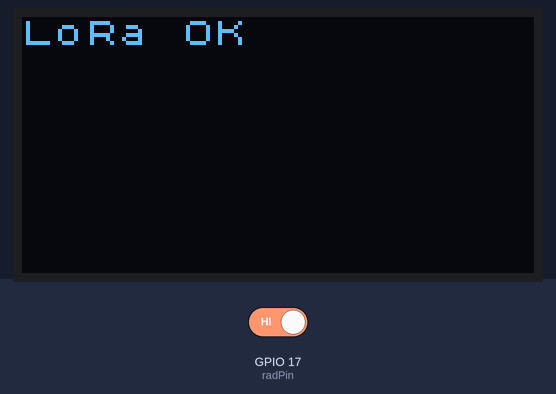
This sketch was run on a simulated ESP32. Parts: 128×64 one-colour display. Inputs (shaded band) come from the test bench; at power-on: GPIO 17 (radPin) HIGH. Random numbers use the default seed unless the sketch sets one; no radio packets arrive unless stated; what the sketch prints to the serial monitor is not drawn.

Above: at 0.1 s.
At 1.09 s:
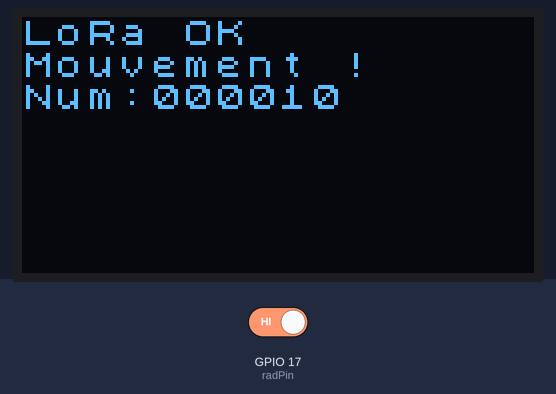
1.4 s: GPIO 17 (radPin) driven LOW
2.9 s: GPIO 17 (radPin) driven HIGH
At 5.52 s:
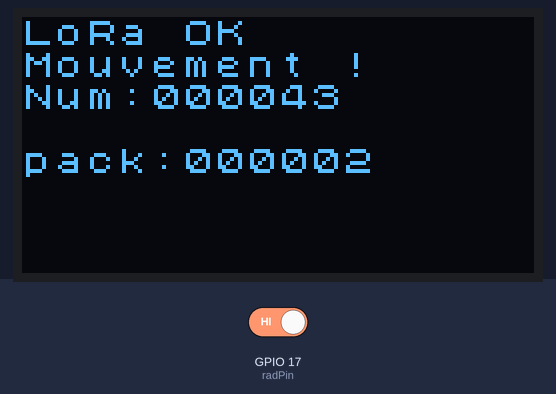

The sketch:

esp32.HT.radar.LoRa.dev.190114.ino
```cpp
#include <SPI.h>
#include <LoRa.h>

#define SCK     5    // GPIO5  -- SX127x's SCK
#define MISO    19   // GPIO19 -- SX127x's MISO
#define MOSI    27   // GPIO27 -- SX127x's MOSI
#define SS      18   // GPIO18 -- SX127x's CS
#define RST     14   // GPIO14 -- SX127x's RESET
#define DI0     26   // GPIO26 -- SX127x's IRQ(Interrupt Request)

#define freq    434E6  //you can set band here directly,e.g. 868E6,915E6
int  sf=8;
int sb=125E3;       // set the signal bandwidth; 125KHz,[250KHz,500Kz]
uint8_t sw=0xF3;

#include <U8x8lib.h>  // bibliothèque à charger a partir de
// the OLED used
U8X8_SSD1306_128X64_NONAME_SW_I2C u8x8(15, 4, 16); // data, clock,

int radPin = 17, val;
unsigned long start;

char dbuff[32];
int mc=0;
int count=0;

SemaphoreHandle_t xMutex;
QueueHandle_t queue;

union
  {
    uint8_t frame[8];
    struct
      {
        uint8_t head[4];
        uint32_t numb;
      } data;
  } pack;

int pcount=0;
void taskSend( void * parameter)
{
  char dbuf[32]; int element=0;
  const TickType_t xDelay = 2000 / portTICK_PERIOD_MS; // portTICK_PERIOD is 1 ms
  while(1)
  {
  //xQueueReceive(queue, &element, portMAX_DELAY);
  if(count>0)
    {
      pcount++;

      LoRa.beginPacket();
      pack.data.head[0]=0xff;pack.data.head[1]=0x01;  // dest, source
      pack.data.head[2]=0x01;pack.data.head[3]=0x04;  // type, length
      pack.data.numb= (uint32_t)count;
      LoRa.write(pack.frame,pack.data.head[3]+4);
      LoRa.endPacket();
      xSemaphoreTake( xMutex, portMAX_DELAY );
      sprintf(dbuf,"pack:%6.6d",pcount);
      u8x8.drawString(0,4,dbuf);
      xSemaphoreGive( xMutex );
    }
  vTaskDelay(random(xDelay)+100);
  }
}

void setup() {
  // put your setup code here, to run once:
pinMode(17,INPUT);
Serial.begin(9600);
  u8x8.begin();  // initialize OLED
  u8x8.setFont(u8x8_font_chroma48medium8_r);
  u8x8.clear();
Serial.println();
  SPI.begin(SCK,MISO,MOSI,SS);
  LoRa.setPins(SS,RST,DI0);
  if (!LoRa.begin(434E6)) {
    Serial.println("Starting LoRa failed!");
    while (1);
  }
  Serial.println("Starting LoRa OK!");
  u8x8.drawString(0,0,"LoRa OK");
  LoRa.setSpreadingFactor(sf);
  LoRa.setSignalBandwidth(sb);
  LoRa.setSyncWord(sw);

  queue = xQueueCreate( 10, sizeof(int));
  xMutex = xSemaphoreCreateMutex();
  delay(100);
    xTaskCreate(
                    taskSend,          /* Task function. */
                    "taskSend",        /* String with name of task. */
                    10000,            /* Stack size in words. */
                    NULL,             /* Parameter passed as input of the task */
                    1,                /* Priority of the task. */
                    NULL);             // task handle

    Serial.println("Task Send created");
start=millis();
}


void loop() {
LoRa.setFrequency(868E6);
delay(20);
val = digitalRead(radPin);
delay(20);
LoRa.setFrequency(434E6);
delay(20);
LoRa.setFrequency(434E6);
if (val == LOW)
{
  count=0;
}
else
{
//  Serial.println("Motion detected  ALARM");
//  Serial.println(millis());
  xSemaphoreTake( xMutex, portMAX_DELAY );
  u8x8.drawString(0,1,"Mouvement !");
  mc++;count++;
  sprintf(dbuff,"Num:%6.6d",mc);
  u8x8.drawString(0,2,dbuff);
//  xQueueReset(queue);
//  xQueueSend(queue,&count,0);
  xSemaphoreGive( xMutex );
  //Serial.println(count);

}
//LoRa.setFrequency(868E6);
delay(20);

}
```

Measured:
- after the input at 1.4 s, every drawn part: stays the same
- after the input at 2.9 s, the display: first changes after 0.10 s (image 2 shows a later state)
